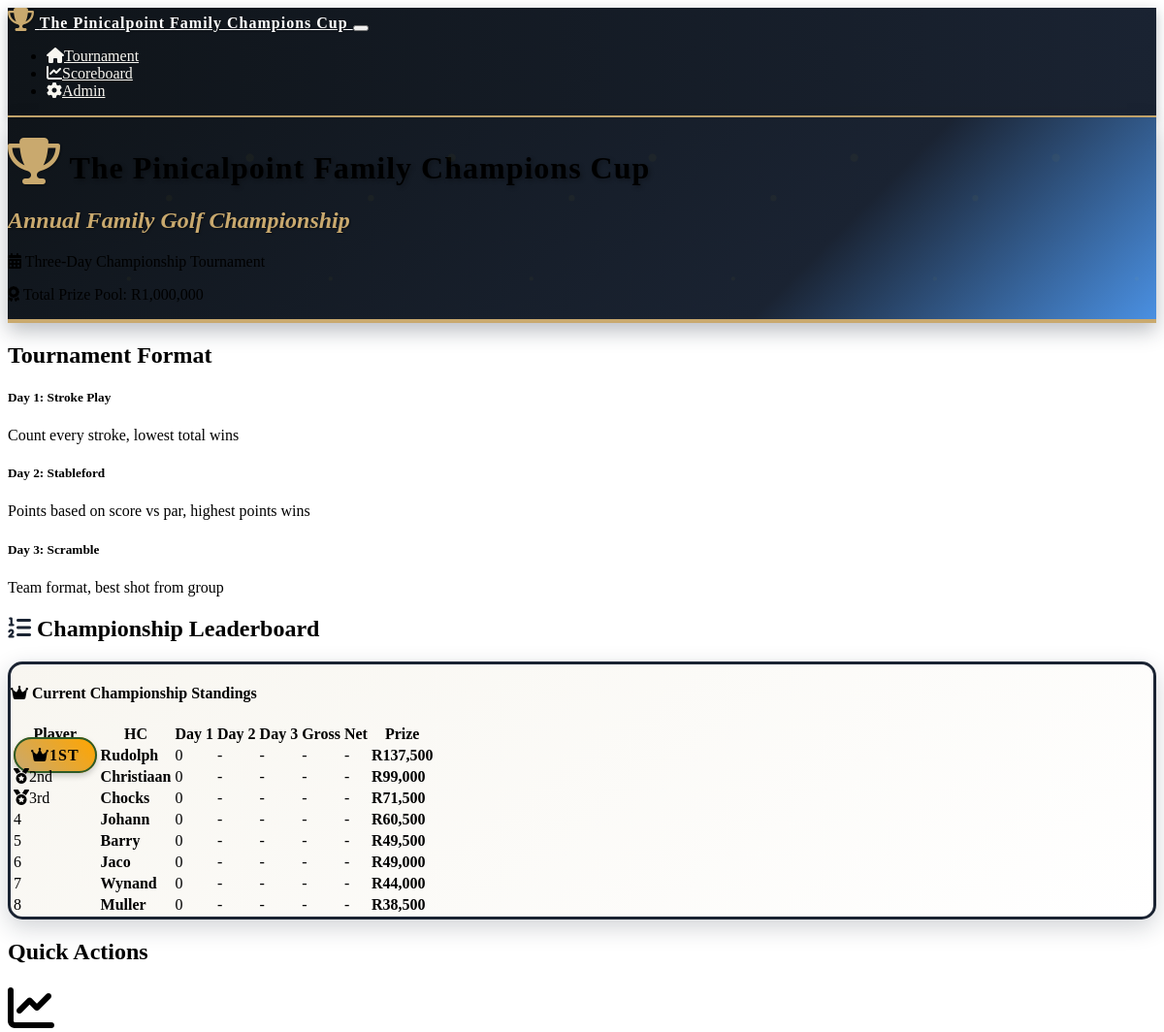
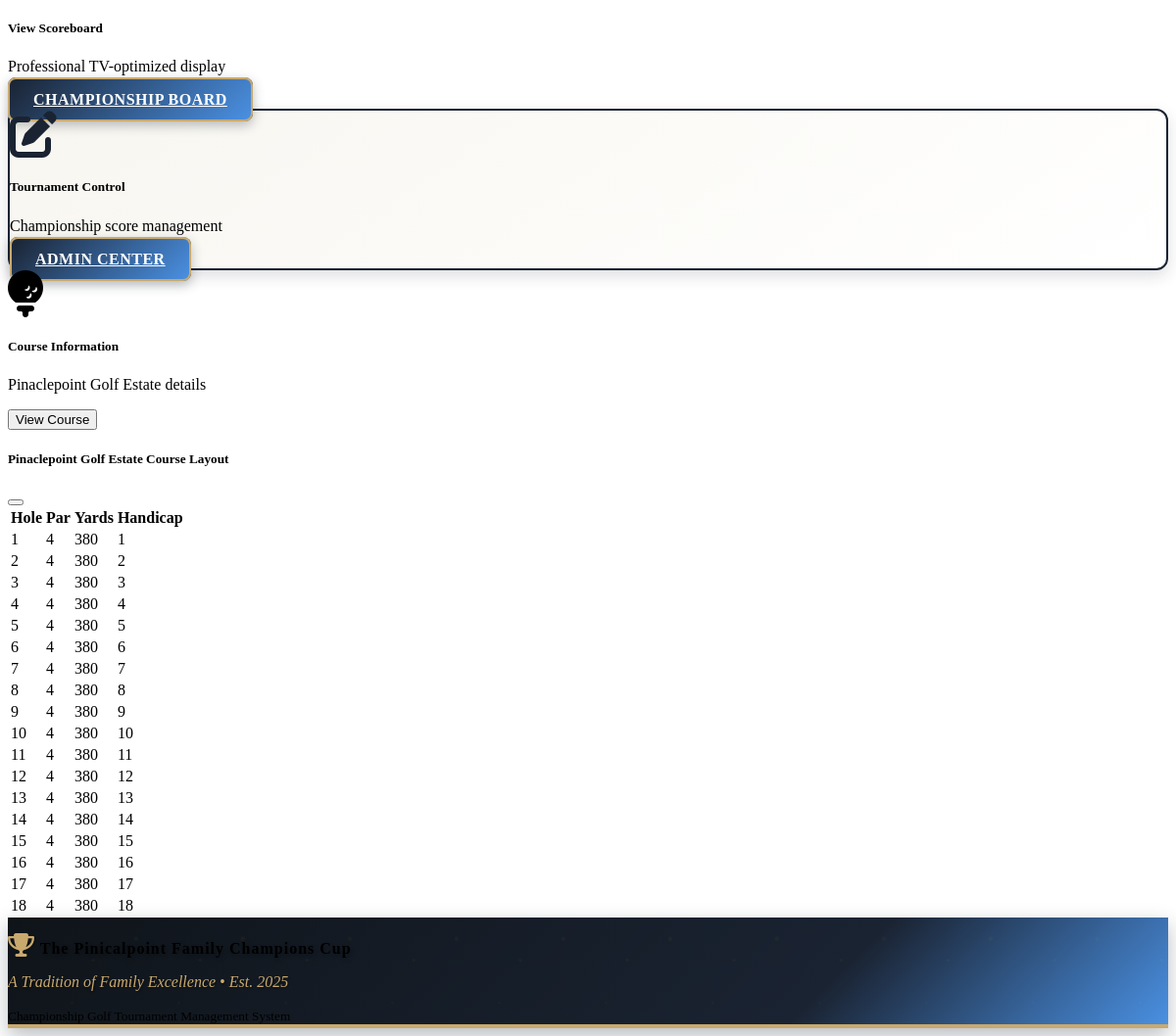
The page / on the database its author committed (2 pictures, top to bottom).
### models.py (models this page shows)
class Tournament(db.Model):
    id = db.Column(db.Integer, primary_key=True)
    name = db.Column(db.String(100), nullable=False, default="The Pinicalpoint Family Champions Cup")
    start_date = db.Column(db.Date, nullable=False)
    total_prize_pool = db.Column(db.Integer, default=1000000)
    created_at = db.Column(db.DateTime, default=datetime.utcnow)
    players = db.relationship('Player', backref='tournament', lazy=True)
    rounds = db.relationship('Round', backref='tournament', lazy=True)

class Round(db.Model):
    id = db.Column(db.Integer, primary_key=True)
    tournament_id = db.Column(db.Integer, db.ForeignKey('tournament.id'), nullable=False)
    day = db.Column(db.Integer, nullable=False)  # 1, 2, or 3
    format = db.Column(db.String(50), nullable=False)  # 'stroke_play', 'stableford', 'scramble'
    date = db.Column(db.Date, nullable=False)
    completed = db.Column(db.Boolean, default=False)
    scores = db.relationship('Score', backref='round', lazy=True)

class Player(db.Model):
    id = db.Column(db.Integer, primary_key=True)
    name = db.Column(db.String(100), nullable=False)
    tournament_id = db.Column(db.Integer, db.ForeignKey('tournament.id'), nullable=False)
    handicap = db.Column(db.Integer, default=0)
    created_at = db.Column(db.DateTime, default=datetime.utcnow)
    scores = db.relationship('Score', backref='player', lazy=True)

### routes.py (the view)
@app.route('/')
def index():
    tournament = Tournament.query.first()
    if not tournament:
        return redirect(url_for('player_setup'))
    players = Player.query.filter_by(tournament_id=tournament.id).all()
    rounds = Round.query.filter_by(tournament_id=tournament.id).order_by(Round.day).all()
    leaderboard = calculate_leaderboard(tournament.id)
    return render_template('index.html',
                         tournament=tournament,
                         players=players,
                         rounds=rounds,
                         leaderboard=leaderboard,
                         tournament_formats=TOURNAMENT_FORMATS)

### templates/index.html
{% extends "base.html" %}
{% block content %}
<div class="container">
    <div class="row mb-4">
        <div class="col-12">
            <div class="card tournament-header">
                <div class="card-body text-center py-5 position-relative">
                    <h1 class="card-title text-white mb-3 tournament-logo display-3">
                        <i class="fas fa-trophy me-3 trophy-icon"></i>
                        The Pinicalpoint Family Champions Cup
                    </h1>
                    <h2 class="tournament-tagline mb-3">
                        Annual Family Golf Championship
                    </h2>
                    <div class="row justify-content-center">
                        <div class="col-md-8">
                            <p class="card-text text-white mb-2 fs-5">
                                <i class="fas fa-calendar-alt me-2"></i>
                                Three-Day Championship Tournament
                            </p>
                            <p class="card-text text-white-50 mb-0 fs-6">
                                <i class="fas fa-award me-2"></i>
                                Total Prize Pool: R{{ "{:,}".format(tournament.total_prize_pool) }}
                            </p>
                        </div>
                    </div>
                </div>
            </div>
        </div>
    </div>
    <div class="row mb-4">
        <div class="col-12">
            <h2 class="mb-3">Tournament Format</h2>
            <div class="row">
                {% for day, format_info in tournament_formats.items() %}
                <div class="col-md-4 mb-3">
                    <div class="card h-100">
                        <div class="card-header">
                            <h5 class="mb-0">Day {{ day }}: {{ format_info.name }}</h5>
                        </div>
                        <div class="card-body">
                            <p class="card-text">{{ format_info.description }}</p>
                        </div>
                    </div>
                </div>
                {% endfor %}
            </div>
        </div>
    </div>
    {% if leaderboard %}
    <div class="row mb-4">
        <div class="col-12">
            <h2 class="mb-3 text-center">
                <i class="fas fa-list-ol me-2 text-golf-green"></i>
                Championship Leaderboard
            </h2>
            <div class="card leaderboard-card">
                <div class="card-header text-center">
                    <h4 class="mb-0">
                        <i class="fas fa-crown me-2"></i>
                        Current Championship Standings
                    </h4>
                </div>
                <div class="card-body">
                    <div class="table-responsive">
                        <table class="table table-striped">
                            <thead>
                                <tr>
                                    <th class="text-start">Player</th>
                                    <th class="text-center">HC</th>
                                    <th class="text-center">Day 1</th>
                                    <th class="text-center">Day 2</th>
                                    <th class="text-center">Day 3</th>
                                    <th class="text-center">Gross</th>
                                    <th class="text-center">Net</th>
                                    <th class="text-center">Prize</th>
                                </tr>
                            </thead>
                            <tbody>
                                {% for player_data in leaderboard %}
                                <tr class="{% if player_data.rank <= 3 %}table-warning{% endif %}">
                                    <td class="text-center">
                                        {% if player_data.rank == 1 %}
                                            <span class="championship-badge">
                                                <i class="fas fa-crown me-1"></i>1st
                                            </span>
                                        {% elif player_data.rank == 2 %}
                                            <span class="badge bg-secondary fs-6">
                                                <i class="fas fa-medal me-1"></i>2nd
                                            </span>
                                        {% elif player_data.rank == 3 %}
                                            <span class="badge bg-warning text-dark fs-6">
                                                <i class="fas fa-medal me-1"></i>3rd
                                            </span>
                                        {% else %}
                                            <span class="fs-5 fw-bold">{{ player_data.rank }}</span>
                                        {% endif %}
                                    </td>
                                    <td><strong class="fs-5">{{ player_data.player.name }}</strong></td>
                                    <td class="text-center">
                                    <span class="badge bg-primary">{{ player_data.player.handicap }}</span>
                                </td>
                                    <td>{{ player_data.day_scores[0] or '-' }}</td>
                                    <td>{{ player_data.day_scores[1] or '-' }}</td>
                                    <td>{{ player_data.day_scores[2] or '-' }}</td>
                                    <td>
                                        {% if player_data.total_score > 0 %}
                                            {{ player_data.total_score }}
                                        {% elif player_data.total_points > 0 %}
                                            {{ player_data.total_points }} pts
                                        {% else %}
                                            -
                                        {% endif %}
                                    </td>
                                    <td class="text-success"><strong>R{{ "{:,}".format(player_data.prize) }}</strong></td>
                                </tr>
                                {% endfor %}
                            </tbody>
                        </table>
                    </div>
                </div>
            </div>
        </div>
    </div>
    {% endif %}
    <div class="row">
        <div class="col-12">
            <h2 class="mb-3">Quick Actions</h2>
            <div class="row">
                <div class="col-md-4 mb-3">
                    <div class="card h-100">
                        <div class="card-body text-center">
                            <i class="fas fa-chart-line fa-3x text-primary mb-3"></i>
                            <h5 class="card-title">View Scoreboard</h5>
                            <p class="card-text">Professional TV-optimized display</p>
                            <a href="{{ url_for('scoreboard') }}" class="btn btn-tournament">Championship Board</a>
                        </div>
                    </div>
                </div>
                <div class="col-md-4 mb-3">
                    <div class="card card-tournament h-100">
                        <div class="card-body text-center">
                            <i class="fas fa-edit fa-3x text-golf-green mb-3"></i>
                            <h5 class="card-title">Tournament Control</h5>
                            <p class="card-text">Championship score management</p>
                            <a href="{{ url_for('admin') }}" class="btn btn-tournament">Admin Center</a>
                        </div>
                    </div>
                </div>
                <div class="col-md-4 mb-3">
                    <div class="card h-100">
                        <div class="card-body text-center">
                            <i class="fas fa-golf-ball fa-3x text-info mb-3"></i>
                            <h5 class="card-title">Course Information</h5>
                            <p class="card-text">Pinaclepoint Golf Estate details</p>
                            <button class="btn btn-info" data-bs-toggle="modal" data-bs-target="#courseModal">
                                View Course
                            </button>
                        </div>
                    </div>
                </div>
            </div>
        </div>
    </div>
</div>
<div class="modal fade" id="courseModal" tabindex="-1">
    <div class="modal-dialog modal-lg">
        <div class="modal-content">
            <div class="modal-header">
                <h5 class="modal-title">Pinaclepoint Golf Estate Course Layout</h5>
                <button type="button" class="btn-close" data-bs-dismiss="modal"></button>
            </div>
            <div class="modal-body">
                <div class="table-responsive">
                    <table class="table table-sm">
                        <thead>
                            <tr>
                                <th>Hole</th>
                                <th>Par</th>
                                <th>Yards</th>
                                <th>Handicap</th>
                            </tr>
                        </thead>
                        <tbody>
                            {% for hole in range(1, 19) %}
                            <tr>
                                <td>{{ hole }}</td>
                                <td>4</td>
                                <td>380</td>
                                <td>{{ hole }}</td>
                            </tr>
                            {% endfor %}
                        </tbody>
                    </table>
                </div>
            </div>
        </div>
    </div>
</div>
{% endblock %}

### templates/base.html (shortened to what this page needs)
<!DOCTYPE html>
<html lang="en" data-bs-theme="dark">
<head>
    <link href="https://cdn.replit.com/agent/bootstrap-agent-dark-theme.min.css" rel="stylesheet">
    <link rel="stylesheet" href="https://cdnjs.cloudflare.com/ajax/libs/font-awesome/6.4.0/css/all.min.css">
    <link rel="stylesheet" href="{{ url_for('static', filename='css/custom.css') }}">
</head>
<body>
    <nav class="navbar navbar-expand-lg navbar-dark navbar-tournament mb-4">
        <div class="container">
            <a class="navbar-brand tournament-logo" href="{{ url_for('index') }}">
                <i class="fas fa-trophy me-2 trophy-icon"></i>
                The Pinicalpoint Family Champions Cup
            </a>
            <button class="navbar-toggler" type="button" data-bs-toggle="collapse" data-bs-target="#navbarNav">
            </button>
            <div class="collapse navbar-collapse" id="navbarNav">
                <ul class="navbar-nav ms-auto">
                    <li class="nav-item">
                        <a class="nav-link" href="{{ url_for('index') }}">
                            <i class="fas fa-home me-1"></i>Tournament
                        </a>
                    </li>
                    <li class="nav-item">
                        <a class="nav-link" href="{{ url_for('scoreboard') }}">
                            <i class="fas fa-chart-line me-1"></i>Scoreboard
                        </a>
                    </li>
                    <li class="nav-item">
                        <a class="nav-link" href="{{ url_for('admin') }}">
                            <i class="fas fa-cog me-1"></i>Admin
                        </a>
                    </li>
                </ul>
            </div>
        </div>
    </nav>
    <main>
        {% block content %}{% endblock %}
    </main>
    <footer class="tournament-header text-light mt-5 py-4">
        <div class="container text-center">
            <p class="mb-1 tournament-logo">
                <i class="fas fa-trophy me-2 trophy-icon"></i>
                The Pinicalpoint Family Champions Cup
            </p>
            <p class="tournament-tagline mb-0">A Tradition of Family Excellence • Est. 2025</p>
            <small class="text-white-50">Championship Golf Tournament Management System</small>
        </div>
    </footer>
</body>
</html>

### rows shown on the page
Tournament: total_prize_pool "1,000,000"
Round: day "2", name "Stableford", description "Points based on score vs par, highest points wins"
Round: day "3", name "Scramble", description "Team format, best shot from group"
Player: player.name "Rudolph", player.handicap "0"
Player: player.name "Christiaan", player.handicap "0"
Player: player.name "Chocks", player.handicap "0"
Player: player.name "Johann", player.handicap "0"
Player: player.name "Barry", player.handicap "0"
Player: player.name "Jaco", player.handicap "0"
Player: player.name "Wynand", player.handicap "0"
Player: player.name "Muller", player.handicap "0"

### other values the page prints
{{ day }} "1"
{{ player_data.day_scores[0] or '-' }} "-" "-" "-" "-" "-" "-" "-" "-"
{{ player_data.day_scores[1] or '-' }} "-" "-" "-" "-" "-" "-" "-" "-"
{{ player_data.day_scores[2] or '-' }} "-" "-" "-" "-" "-" "-" "-" "-"
{{ "{:,}".format(player_data.prize) }} "137,500" "99,000" "71,500" "60,500" "49,500" "49,000" "44,000" "38,500"
{{ player_data.rank }} "4" "5" "6" "7" "8"
{{ hole }} "1" "2" "3" "4" "5" "6" "7" "8" "9" "10" "11" "12" "13" "14" "15" "16" "17" "18"
